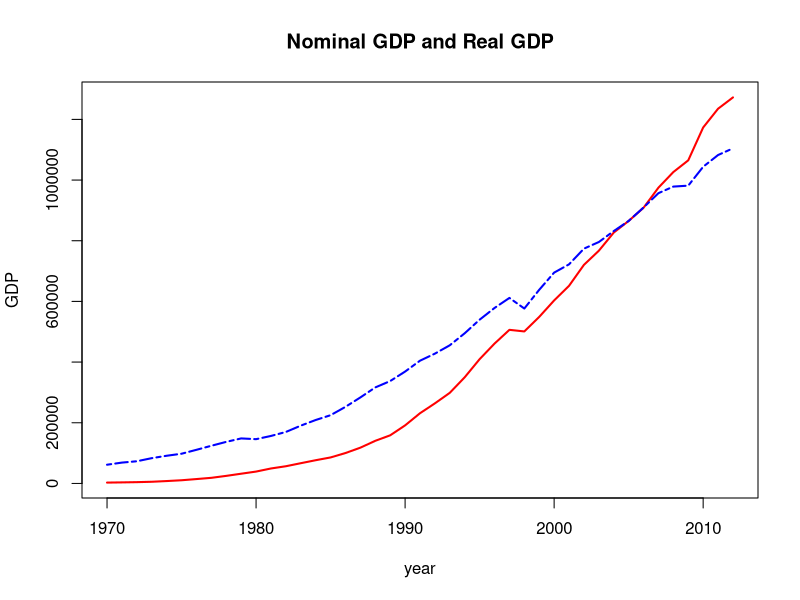
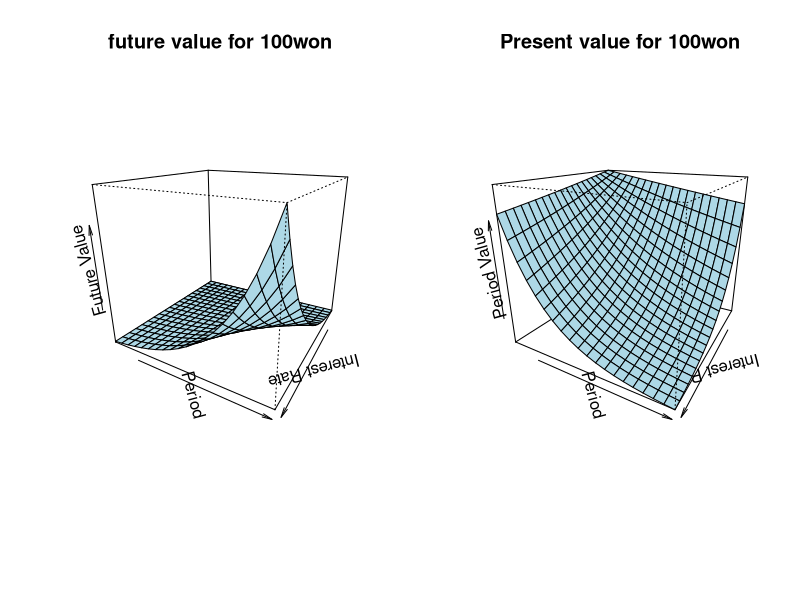
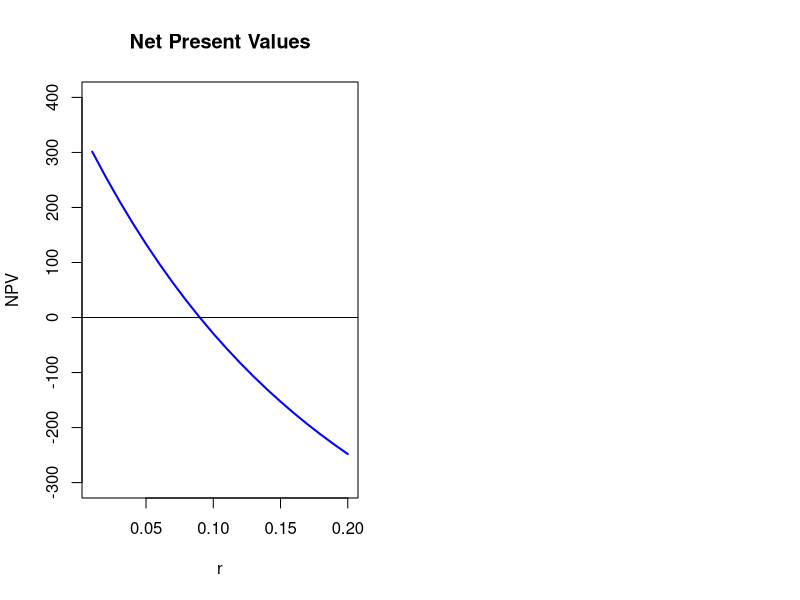

The R script that drew these images, in order:
## ---- chunk 1
Gasoline.data<-read.csv(file="data/Gasoline.data.csv",header=T)
head(Gasoline.data, N=10)

library(plm)
f.effect<-plm(lgaspcar~lincomep+lrpmg+lcarpcap, data=Gasoline.data, model="within")
summary(f.effect)
## ---- chunk 2
GDP<-read.table("data/GDP.txt", header=T, row.names=1)
head(GDP,n=10)
## ---- chunk 3
real.GDP<-(GDP[,1]/GDP[,2])*100  #실질 GDP 계산
GDP<-cbind(GDP,real.GDP)         #실질 GDP를 세 번째 요소(열)에 추가
head(GDP,n=10)                   #자료 출력(상위 10행)
## ---- chunk 4
plot(rownames(GDP),GDP[,1],type="l",col="red",lwd=2,main="Nominal GDP and Real GDP",xlab="year", ylab="GDP")        #명목GDP

lines(row.names(GDP),GDP[,3],col="blue",lwd=2,lty=6)   #실질GDP

legend(1970,12*10^6,legend=c("Nominal GDP", "Real GDP"), col=c("red","blue"),lwd=2,lty=c(1,6))                  #범례입력
## ---- chunk 5
r<-seq(0.01, 0.2, 0.01)  #이자율 벡터 생성
t<-1:20                  #기간 벡터 생성
FV<-100*(1+r)^t          #미래가치 계산
FV                       #결과출력
## ---- chunk 6
PV<-100/(1+r)^t        #현재가치계산
PV                     #결과출력
## ---- chunk 7
FV.fn<-function(r,t) {100*(1+r)^t}#미래가치 계산 함수생성
par(mfcol=c(1,2))        #화면분할 1행2열
z1<-outer(r,t,FV.fn)
persp(r,t,z1,xlab="Interest Rate",ylab="Period",zlab="Future Value",theta=120,phi=20,
expand=0.9,ticktype="simple",col="lightblue", main="future value for 100won")#3차원그래프생성

PV.fn<-function(r,t){100/(1+r)^t} #현재가치 계산 함수생성
z2<-outer(r,t,PV.fn) 
persp(r,t,z2,xlab="Interest Rate",ylab="Period",zlab="Period Value",theta=120,phi=20,
expand=0.9,ticktype="simple",col="lightblue", main="Present value for 100won")#3차원그래프생성
## ---- chunk 8
r<-seq(0.01,0.2,0.01)  #이자율벡터 1%~20%까지 1씩 증가
PV<-1000/(1+r)^5
PV
alpha<-650
NPV<-PV-alpha  #순현재가치
plot(r,NPV,type="l",main="Net Present Values", ylim=c(-300,400),lwd=2,col="blue")
abline(h=0)
